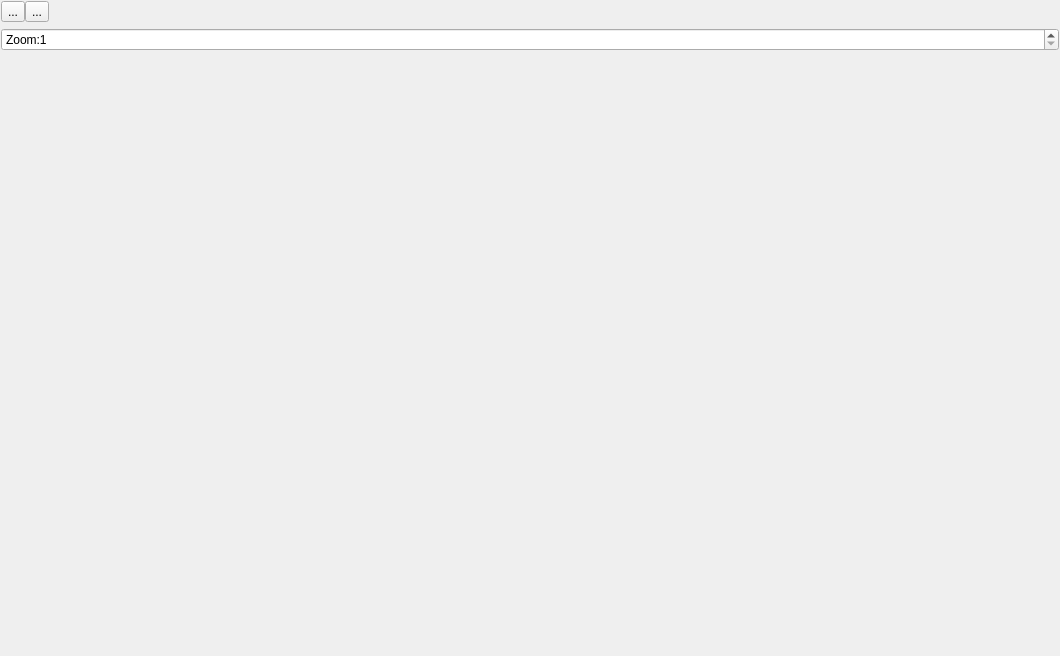
<?xml version="1.0" encoding="UTF-8"?>
<ui version="4.0">
 <class>GraphTabElement</class>
 <widget class="QWidget" name="GraphTabElement">
  <property name="geometry">
   <rect>
    <x>0</x>
    <y>0</y>
    <width>1060</width>
    <height>656</height>
   </rect>
  </property>
  <property name="windowTitle">
   <string>Form</string>
  </property>
  <layout class="QHBoxLayout" name="horizontalLayout_2">
   <property name="spacing">
    <number>0</number>
   </property>
   <property name="leftMargin">
    <number>1</number>
   </property>
   <property name="topMargin">
    <number>1</number>
   </property>
   <property name="rightMargin">
    <number>1</number>
   </property>
   <property name="bottomMargin">
    <number>1</number>
   </property>
   <item>
    <widget class="QSplitter" name="splitter">
     <property name="orientation">
      <enum>Qt::Horizontal</enum>
     </property>
     <widget class="QWidget" name="layoutWidget">
      <layout class="QVBoxLayout" name="verticalLayout">
       <item>
        <layout class="QHBoxLayout" name="horizontalLayout">
         <property name="spacing">
          <number>0</number>
         </property>
         <item>
          <widget class="QToolButton" name="backHistory">
           <property name="text">
            <string>...</string>
           </property>
           <property name="icon">
            <iconset theme="go-previous"/>
           </property>
          </widget>
         </item>
         <item>
          <widget class="QToolButton" name="forwardHistory">
           <property name="text">
            <string>...</string>
           </property>
           <property name="icon">
            <iconset theme="go-next"/>
           </property>
          </widget>
         </item>
         <item>
          <spacer name="horizontalSpacer">
           <property name="orientation">
            <enum>Qt::Horizontal</enum>
           </property>
           <property name="sizeHint" stdset="0">
            <size>
             <width>40</width>
             <height>20</height>
            </size>
           </property>
          </spacer>
         </item>
        </layout>
       </item>
       <item>
        <widget class="QSpinBox" name="zoomToolBox">
         <property name="prefix">
          <string>Zoom:</string>
         </property>
         <property name="minimum">
          <number>1</number>
         </property>
         <property name="maximum">
          <number>999</number>
         </property>
        </widget>
       </item>
       <item>
        <widget class="Codethink::lvtqtw::ToolBox" name="toolBox" native="true">
         <property name="sizePolicy">
          <sizepolicy hsizetype="MinimumExpanding" vsizetype="MinimumExpanding">
           <horstretch>0</horstretch>
           <verstretch>0</verstretch>
          </sizepolicy>
         </property>
        </widget>
       </item>
      </layout>
     </widget>
    </widget>
   </item>
  </layout>
 </widget>
 <customwidgets>
  <customwidget>
   <class>Codethink::lvtqtw::ToolBox</class>
   <extends>QWidget</extends>
   <header location="global">ct_lvtqtw_toolbox.h</header>
   <container>1</container>
  </customwidget>
 </customwidgets>
 <resources>
  <include location="../resources.qrc"/>
 </resources>
 <connections/>
</ui>
